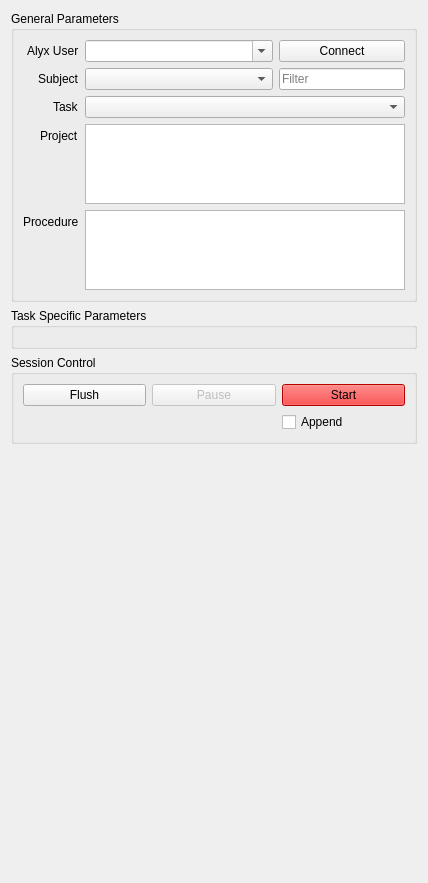
<?xml version="1.0" encoding="UTF-8"?>
<ui version="4.0">
 <class>uiTabBehavior</class>
 <widget class="QWidget" name="uiTabBehavior">
  <property name="enabled">
   <bool>true</bool>
  </property>
  <property name="geometry">
   <rect>
    <x>0</x>
    <y>0</y>
    <width>428</width>
    <height>883</height>
   </rect>
  </property>
  <property name="windowTitle">
   <string>Form</string>
  </property>
  <layout class="QGridLayout" name="gridLayout">
   <item row="2" column="1" colspan="2">
    <widget class="QGroupBox" name="uiGroupSessionControl">
     <property name="sizePolicy">
      <sizepolicy hsizetype="Preferred" vsizetype="Preferred">
       <horstretch>0</horstretch>
       <verstretch>0</verstretch>
      </sizepolicy>
     </property>
     <property name="title">
      <string>Session Control</string>
     </property>
     <layout class="QGridLayout" name="gridLayout_2" columnstretch="1,1,1">
      <property name="sizeConstraint">
       <enum>QLayout::SetDefaultConstraint</enum>
      </property>
      <property name="leftMargin">
       <number>9</number>
      </property>
      <property name="horizontalSpacing">
       <number>6</number>
      </property>
      <item row="2" column="1">
       <widget class="QPushButton" name="uiPushPause_2">
        <property name="enabled">
         <bool>false</bool>
        </property>
        <property name="sizePolicy">
         <sizepolicy hsizetype="Preferred" vsizetype="Fixed">
          <horstretch>0</horstretch>
          <verstretch>0</verstretch>
         </sizepolicy>
        </property>
        <property name="statusTip">
         <string>pause the session after the current trial</string>
        </property>
        <property name="text">
         <string>Pause</string>
        </property>
        <property name="checkable">
         <bool>true</bool>
        </property>
        <property name="checked">
         <bool>false</bool>
        </property>
       </widget>
      </item>
      <item row="2" column="2">
       <widget class="QPushButton" name="uiPushStart_2">
        <property name="sizePolicy">
         <sizepolicy hsizetype="Preferred" vsizetype="Fixed">
          <horstretch>0</horstretch>
          <verstretch>0</verstretch>
         </sizepolicy>
        </property>
        <property name="statusTip">
         <string>start the session</string>
        </property>
        <property name="styleSheet">
         <string notr="true">QPushButton { background-color: red; }</string>
        </property>
        <property name="text">
         <string>Start</string>
        </property>
       </widget>
      </item>
      <item row="3" column="2">
       <widget class="QCheckBox" name="uiCheckAppend_2">
        <property name="sizePolicy">
         <sizepolicy hsizetype="Preferred" vsizetype="Fixed">
          <horstretch>0</horstretch>
          <verstretch>0</verstretch>
         </sizepolicy>
        </property>
        <property name="toolTip">
         <string/>
        </property>
        <property name="statusTip">
         <string>append to previous session</string>
        </property>
        <property name="text">
         <string>Append</string>
        </property>
       </widget>
      </item>
      <item row="2" column="0">
       <widget class="QPushButton" name="uiPushFlush_2">
        <property name="enabled">
         <bool>true</bool>
        </property>
        <property name="sizePolicy">
         <sizepolicy hsizetype="Expanding" vsizetype="Fixed">
          <horstretch>0</horstretch>
          <verstretch>0</verstretch>
         </sizepolicy>
        </property>
        <property name="statusTip">
         <string>flush the valve</string>
        </property>
        <property name="text">
         <string>Flush</string>
        </property>
        <property name="checkable">
         <bool>true</bool>
        </property>
       </widget>
      </item>
     </layout>
    </widget>
   </item>
   <item row="3" column="1" colspan="2">
    <spacer name="verticalSpacer">
     <property name="orientation">
      <enum>Qt::Vertical</enum>
     </property>
     <property name="sizeType">
      <enum>QSizePolicy::MinimumExpanding</enum>
     </property>
     <property name="sizeHint" stdset="0">
      <size>
       <width>0</width>
       <height>0</height>
      </size>
     </property>
    </spacer>
   </item>
   <item row="1" column="1" colspan="2">
    <widget class="QGroupBox" name="uiGroupTaskParameters">
     <property name="enabled">
      <bool>true</bool>
     </property>
     <property name="sizePolicy">
      <sizepolicy hsizetype="Preferred" vsizetype="Preferred">
       <horstretch>0</horstretch>
       <verstretch>0</verstretch>
      </sizepolicy>
     </property>
     <property name="minimumSize">
      <size>
       <width>0</width>
       <height>0</height>
      </size>
     </property>
     <property name="title">
      <string>Task Specific Parameters</string>
     </property>
     <layout class="QFormLayout" name="formLayout_6">
      <property name="fieldGrowthPolicy">
       <enum>QFormLayout::AllNonFixedFieldsGrow</enum>
      </property>
      <property name="labelAlignment">
       <set>Qt::AlignRight|Qt::AlignTrailing|Qt::AlignVCenter</set>
      </property>
     </layout>
    </widget>
   </item>
   <item row="0" column="1" colspan="2">
    <widget class="QGroupBox" name="uiGroupParameters">
     <property name="sizePolicy">
      <sizepolicy hsizetype="Preferred" vsizetype="Preferred">
       <horstretch>0</horstretch>
       <verstretch>0</verstretch>
      </sizepolicy>
     </property>
     <property name="title">
      <string>General Parameters</string>
     </property>
     <layout class="QFormLayout" name="formLayout_5">
      <property name="sizeConstraint">
       <enum>QLayout::SetDefaultConstraint</enum>
      </property>
      <property name="fieldGrowthPolicy">
       <enum>QFormLayout::ExpandingFieldsGrow</enum>
      </property>
      <property name="labelAlignment">
       <set>Qt::AlignRight|Qt::AlignTrailing|Qt::AlignVCenter</set>
      </property>
      <item row="0" column="0">
       <widget class="QLabel" name="label_6">
        <property name="text">
         <string>Alyx User</string>
        </property>
        <property name="buddy">
         <cstring>uiComboUser_2</cstring>
        </property>
       </widget>
      </item>
      <item row="0" column="1">
       <widget class="QFrame" name="frame_4">
        <property name="sizePolicy">
         <sizepolicy hsizetype="Expanding" vsizetype="Fixed">
          <horstretch>0</horstretch>
          <verstretch>0</verstretch>
         </sizepolicy>
        </property>
        <property name="frameShape">
         <enum>QFrame::NoFrame</enum>
        </property>
        <property name="frameShadow">
         <enum>QFrame::Plain</enum>
        </property>
        <layout class="QHBoxLayout" name="horizontalLayout_5">
         <property name="leftMargin">
          <number>0</number>
         </property>
         <property name="topMargin">
          <number>0</number>
         </property>
         <property name="rightMargin">
          <number>0</number>
         </property>
         <property name="bottomMargin">
          <number>0</number>
         </property>
         <item>
          <widget class="QComboBox" name="uiComboUser_2">
           <property name="sizePolicy">
            <sizepolicy hsizetype="Expanding" vsizetype="Fixed">
             <horstretch>3</horstretch>
             <verstretch>0</verstretch>
            </sizepolicy>
           </property>
           <property name="statusTip">
            <string>enter or select your Alyx username</string>
           </property>
           <property name="editable">
            <bool>true</bool>
           </property>
          </widget>
         </item>
         <item>
          <widget class="QPushButton" name="uiPushConnect_2">
           <property name="sizePolicy">
            <sizepolicy hsizetype="Preferred" vsizetype="Fixed">
             <horstretch>2</horstretch>
             <verstretch>0</verstretch>
            </sizepolicy>
           </property>
           <property name="maximumSize">
            <size>
             <width>150</width>
             <height>16777215</height>
            </size>
           </property>
           <property name="toolTip">
            <string/>
           </property>
           <property name="statusTip">
            <string>connect to Alyx</string>
           </property>
           <property name="text">
            <string>Connect</string>
           </property>
          </widget>
         </item>
        </layout>
       </widget>
      </item>
      <item row="1" column="0">
       <widget class="QLabel" name="label_7">
        <property name="text">
         <string>Subject</string>
        </property>
        <property name="buddy">
         <cstring>uiComboSubject_2</cstring>
        </property>
       </widget>
      </item>
      <item row="1" column="1">
       <widget class="QFrame" name="frame_5">
        <property name="sizePolicy">
         <sizepolicy hsizetype="Expanding" vsizetype="Fixed">
          <horstretch>0</horstretch>
          <verstretch>0</verstretch>
         </sizepolicy>
        </property>
        <property name="frameShape">
         <enum>QFrame::NoFrame</enum>
        </property>
        <property name="frameShadow">
         <enum>QFrame::Plain</enum>
        </property>
        <layout class="QHBoxLayout" name="horizontalLayout_6">
         <property name="leftMargin">
          <number>0</number>
         </property>
         <property name="topMargin">
          <number>0</number>
         </property>
         <property name="rightMargin">
          <number>0</number>
         </property>
         <property name="bottomMargin">
          <number>0</number>
         </property>
         <item>
          <widget class="QComboBox" name="uiComboSubject_2">
           <property name="sizePolicy">
            <sizepolicy hsizetype="Expanding" vsizetype="Fixed">
             <horstretch>3</horstretch>
             <verstretch>0</verstretch>
            </sizepolicy>
           </property>
           <property name="minimumSize">
            <size>
             <width>0</width>
             <height>0</height>
            </size>
           </property>
           <property name="statusTip">
            <string>choose a subject</string>
           </property>
          </widget>
         </item>
         <item>
          <widget class="QLineEdit" name="lineEditSubject_2">
           <property name="sizePolicy">
            <sizepolicy hsizetype="Preferred" vsizetype="Fixed">
             <horstretch>2</horstretch>
             <verstretch>0</verstretch>
            </sizepolicy>
           </property>
           <property name="statusTip">
            <string>filter displayed subjects by name</string>
           </property>
           <property name="layoutDirection">
            <enum>Qt::LeftToRight</enum>
           </property>
           <property name="placeholderText">
            <string>Filter</string>
           </property>
          </widget>
         </item>
        </layout>
       </widget>
      </item>
      <item row="2" column="0">
       <widget class="QLabel" name="label_8">
        <property name="text">
         <string>Task</string>
        </property>
        <property name="buddy">
         <cstring>uiComboTask_2</cstring>
        </property>
       </widget>
      </item>
      <item row="2" column="1">
       <widget class="QComboBox" name="uiComboTask_2">
        <property name="sizePolicy">
         <sizepolicy hsizetype="Expanding" vsizetype="Fixed">
          <horstretch>0</horstretch>
          <verstretch>0</verstretch>
         </sizepolicy>
        </property>
        <property name="minimumSize">
         <size>
          <width>0</width>
          <height>0</height>
         </size>
        </property>
        <property name="statusTip">
         <string>choose a task for the session</string>
        </property>
       </widget>
      </item>
      <item row="3" column="0">
       <widget class="QLabel" name="label_9">
        <property name="text">
         <string>Project</string>
        </property>
        <property name="buddy">
         <cstring>uiListProjects_2</cstring>
        </property>
       </widget>
      </item>
      <item row="3" column="1">
       <widget class="QListView" name="uiListProjects_2">
        <property name="sizePolicy">
         <sizepolicy hsizetype="Expanding" vsizetype="Fixed">
          <horstretch>0</horstretch>
          <verstretch>0</verstretch>
         </sizepolicy>
        </property>
        <property name="maximumSize">
         <size>
          <width>16777215</width>
          <height>80</height>
         </size>
        </property>
        <property name="palette">
         <palette>
          <active>
           <colorrole role="Highlight">
            <brush brushstyle="SolidPattern">
             <color alpha="255">
              <red>0</red>
              <green>120</green>
              <blue>215</blue>
             </color>
            </brush>
           </colorrole>
           <colorrole role="HighlightedText">
            <brush brushstyle="SolidPattern">
             <color alpha="255">
              <red>255</red>
              <green>255</green>
              <blue>255</blue>
             </color>
            </brush>
           </colorrole>
          </active>
          <inactive>
           <colorrole role="Highlight">
            <brush brushstyle="SolidPattern">
             <color alpha="255">
              <red>0</red>
              <green>120</green>
              <blue>215</blue>
             </color>
            </brush>
           </colorrole>
           <colorrole role="HighlightedText">
            <brush brushstyle="SolidPattern">
             <color alpha="255">
              <red>255</red>
              <green>255</green>
              <blue>255</blue>
             </color>
            </brush>
           </colorrole>
          </inactive>
          <disabled>
           <colorrole role="Highlight">
            <brush brushstyle="SolidPattern">
             <color alpha="255">
              <red>0</red>
              <green>120</green>
              <blue>215</blue>
             </color>
            </brush>
           </colorrole>
           <colorrole role="HighlightedText">
            <brush brushstyle="SolidPattern">
             <color alpha="255">
              <red>255</red>
              <green>255</green>
              <blue>255</blue>
             </color>
            </brush>
           </colorrole>
          </disabled>
         </palette>
        </property>
        <property name="cursor" stdset="0">
         <cursorShape>PointingHandCursor</cursorShape>
        </property>
        <property name="focusPolicy">
         <enum>Qt::TabFocus</enum>
        </property>
        <property name="statusTip">
         <string>select one or several projects for the session (mandatory)</string>
        </property>
        <property name="editTriggers">
         <set>QAbstractItemView::NoEditTriggers</set>
        </property>
        <property name="selectionMode">
         <enum>QAbstractItemView::MultiSelection</enum>
        </property>
       </widget>
      </item>
      <item row="4" column="0">
       <widget class="QLabel" name="label_10">
        <property name="text">
         <string>Procedure</string>
        </property>
        <property name="buddy">
         <cstring>uiListProcedures_2</cstring>
        </property>
       </widget>
      </item>
      <item row="4" column="1">
       <widget class="QListView" name="uiListProcedures_2">
        <property name="sizePolicy">
         <sizepolicy hsizetype="Expanding" vsizetype="Fixed">
          <horstretch>0</horstretch>
          <verstretch>0</verstretch>
         </sizepolicy>
        </property>
        <property name="maximumSize">
         <size>
          <width>16777215</width>
          <height>80</height>
         </size>
        </property>
        <property name="palette">
         <palette>
          <active>
           <colorrole role="Highlight">
            <brush brushstyle="SolidPattern">
             <color alpha="255">
              <red>0</red>
              <green>120</green>
              <blue>215</blue>
             </color>
            </brush>
           </colorrole>
           <colorrole role="HighlightedText">
            <brush brushstyle="SolidPattern">
             <color alpha="255">
              <red>255</red>
              <green>255</green>
              <blue>255</blue>
             </color>
            </brush>
           </colorrole>
          </active>
          <inactive>
           <colorrole role="Highlight">
            <brush brushstyle="SolidPattern">
             <color alpha="255">
              <red>0</red>
              <green>120</green>
              <blue>215</blue>
             </color>
            </brush>
           </colorrole>
           <colorrole role="HighlightedText">
            <brush brushstyle="SolidPattern">
             <color alpha="255">
              <red>255</red>
              <green>255</green>
              <blue>255</blue>
             </color>
            </brush>
           </colorrole>
          </inactive>
          <disabled>
           <colorrole role="Highlight">
            <brush brushstyle="SolidPattern">
             <color alpha="255">
              <red>0</red>
              <green>120</green>
              <blue>215</blue>
             </color>
            </brush>
           </colorrole>
           <colorrole role="HighlightedText">
            <brush brushstyle="SolidPattern">
             <color alpha="255">
              <red>255</red>
              <green>255</green>
              <blue>255</blue>
             </color>
            </brush>
           </colorrole>
          </disabled>
         </palette>
        </property>
        <property name="cursor" stdset="0">
         <cursorShape>PointingHandCursor</cursorShape>
        </property>
        <property name="focusPolicy">
         <enum>Qt::TabFocus</enum>
        </property>
        <property name="statusTip">
         <string>select one or several procedures for the session (mandatory)</string>
        </property>
        <property name="editTriggers">
         <set>QAbstractItemView::NoEditTriggers</set>
        </property>
        <property name="selectionMode">
         <enum>QAbstractItemView::MultiSelection</enum>
        </property>
       </widget>
      </item>
     </layout>
    </widget>
   </item>
  </layout>
 </widget>
 <resources/>
 <connections/>
</ui>
